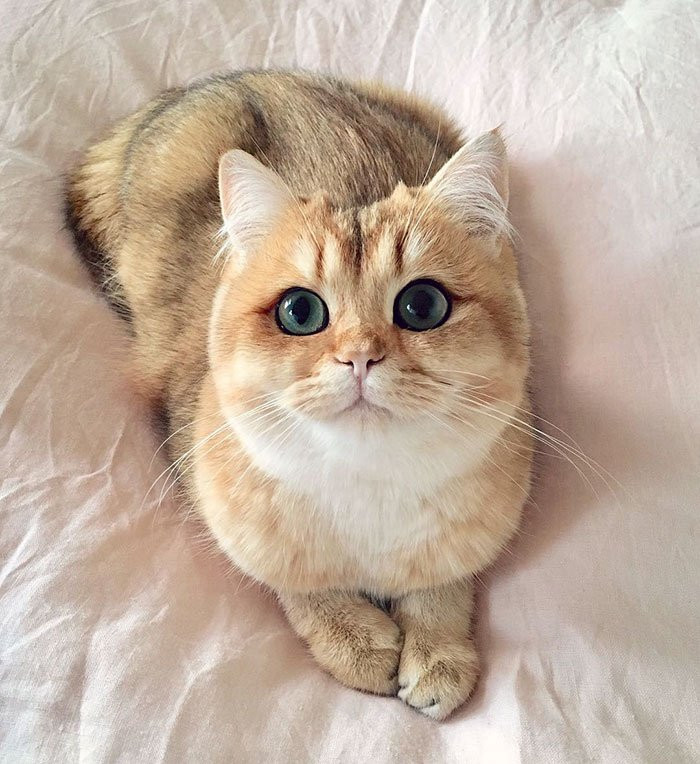
#> input picture Lab1/image.jpg, 700 x 764 px
$ python count_dimension_cover.py
#> lines starting #> are read from the running program, lines starting #| are printed output that depends on the picture
#> the answer given: ../Lab1/image.jpg
#> further down, im is the input picture: PIL image 700x764 RGB; mean R, G, B 192.2, 173.7, 157.5
#> in convert_image, `black_and_white = image.convert('L')`:
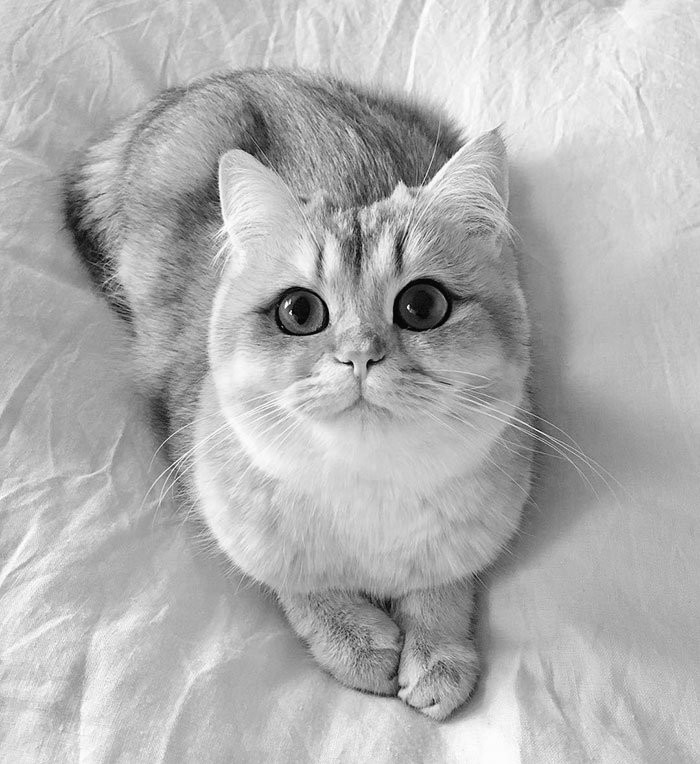
#> black_and_white: PIL image 700x764 L; min 1, max 255, mean 177.4
from PIL import Image
import numpy as np

CELL_SIZE = 32
delta = [1, 2]

def get_A(cell, ds):
    length, width = cell.size[0], cell.size[1]
    u = np.zeros((len(ds) + 1, length + 1, width + 1))
    b = np.zeros((len(ds) + 1, length + 1, width + 1))
    v = np.zeros((len(ds) + 1))
    A = np.zeros((len(ds) + 1))

    for i in range(0, length):
        for j in range(0, width):
            u[0][i][j] = cell.getpixel((i, j))
            b[0][i][j] = cell.getpixel((i, j))

            for d in ds:
                u[d][i][j] = max(u[d - 1][i][j] + 1, max(u[d - 1][i + 1][j + 1], u[d - 1][i - 1][j + 1], u[d - 1][i + 1][j - 1], u[d - 1][i - 1][j - 1]))
                b[d][i][j] = min(b[d - 1][i][j] - 1, min(b[d - 1][i + 1][j + 1], b[d - 1][i - 1][j + 1], b[d - 1][i + 1][j - 1], b[d - 1][i - 1][j - 1]))

    for d in ds:
        v[d] = 0
        for i in range(0, length):
            for j in range(0, width):
                v[d] += u[d][i][j] - b[d][i][j]

    for d in ds:
        A[d] = (v[d] - v[d-1]) / 2

    return A


def count_dimension_cover(image):
    length, width = image.size[0], image.size[1]
#> length = 700; width = 764
    cell_length, cell_width = length//CELL_SIZE, width//CELL_SIZE
#> cell_length = 21; cell_width = 23
    A = np.zeros((cell_length, cell_width, len(delta)+1))
    for i in range(0, cell_length):
        for j in range(0, cell_width):
            area = (i*cell_length, (i+1)*cell_length, j*cell_width, (j+1)*cell_width)
            cell = image.crop(area)
            for d in delta:
                A[i][j][d] = get_A(cell, delta)[d]
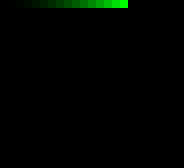
#> A: shape (21, 23, 3) float64 (shown 8 times larger); mean R, G, B 0, 122428.7, 2986.2; drawn with min black and max white
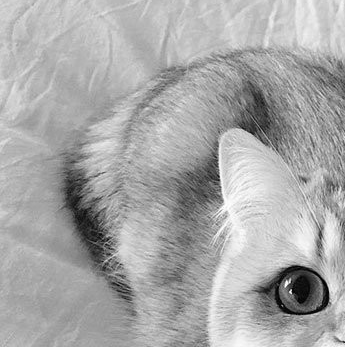
#> cell: PIL image 345x347 L; min 1, max 255, mean 168.4


    As = []
    for d in delta:
        s = 0
        for i in range(0, cell_length):
            for j in range(0, cell_width):
                s += A[i][j][d]
        As.append(s)

    return 2 - np.polyfit(np.log(As), np.log(delta), 1)[0] * (-1)

def convert_image(image, converted_file_name):
    black_and_white = image.convert('L')
    black_and_white.save(converted_file_name)
    return black_and_white


if __name__ == '__main__':
    finished = False
    while not finished:
        print("Please, type the name of the file. Or press enter to skip. Default name is image.jpg")
        name = input()
        if not name:
            name = 'image.jpg'
        try:
            im = Image.open(name)
            # Переводим изображение в черно-белый вид
            im = convert_image(im, 'inverted_' + name)
#> (the run stopped early here; a loop or call above may not have finished)
